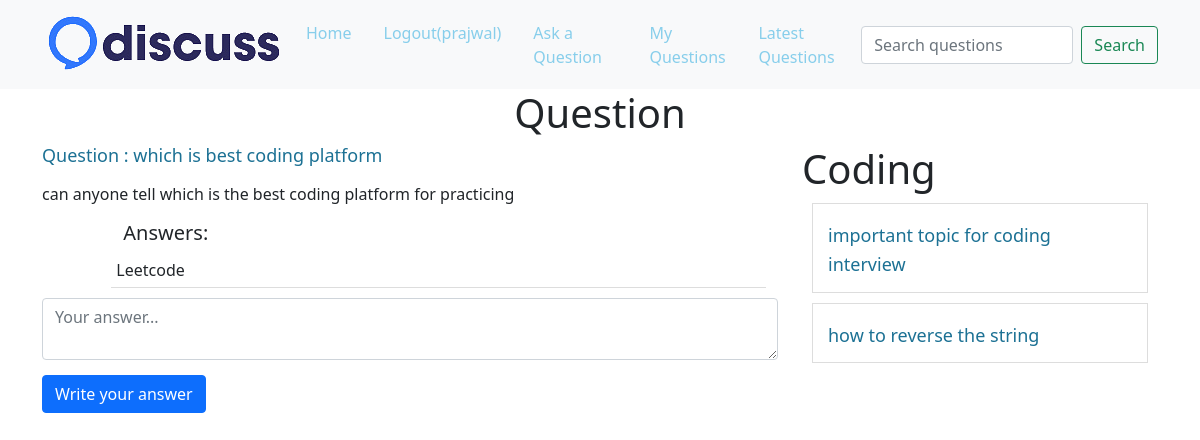
The page /?q-id=6 (signed in) on the database its author committed.
### tables this page shows
CREATE TABLE `questions` (
  `id` int(10) NOT NULL,
  `title` varchar(100) NOT NULL,
  `description` varchar(300) NOT NULL,
  `category_id` int(10) NOT NULL,
  `user_id` int(10) NOT NULL
);

CREATE TABLE `answers` (
  `id` int(10) NOT NULL,
  `answer` varchar(300) NOT NULL,
  `question_id` int(10) NOT NULL,
  `user_id` int(10) NOT NULL
);

CREATE TABLE `category` (
  `id` int(30) NOT NULL,
  `name` varchar(100) NOT NULL
);

### client/question-details.php (the view, shortened to what this page needs)
<div class="container">
    <h1 class="heading">Question</h1>
    <div class="row">
        <div class="col-8">
            <?php
            include("./common/db.php");
            $query = "select * from questions where id =$qid";
            $result = $conn->query($query);
            $row = $result->fetch_assoc();
            $cid = $row['category_id'];
            echo "<h4 class='margin-bottom-15 question-title'>Question : " . $row['title'] . "</h4>
    <p class='margin-bottom-15'>" . $row['description'] . "</p>";
            include("answers.php");
            ?>
           <form action="./server/requests.php" method="post">
    <textarea name="answer" class="form-control margin-bottom-15" placeholder="Your answer..."></textarea>
    <button type="submit" class="btn btn-primary">Write your answer</button>
</form>
        </div>
        <div class="col-4">
            <?php
            $categoryQuery = "select name from category where id=$cid";
            $categoryResult = $conn->query($categoryQuery);
            $categoryRow = $categoryResult->fetch_assoc();
            echo "<h1>" . ucfirst($categoryRow['name']) . "</h1>";
            $query = "select * from questions where category_id=$cid and id!=$qid";
            $result = $conn->query($query);
            foreach ($result as $row) {
                $id = $row['id'];
                $title = $row['title'];
                echo "<div class='question-list'>
                <h4><a href=?q-id=$id>$title</a></h4>
                </div>";
            }
            ?>
        </div>
    </div>
</div>

### client/answers.php
<div class="container">
    <div class="offset-sm-1">
<h5>Answers:</h5>
<?php
$query="select * from answers where question_id=$qid";
$result= $conn->query($query);
foreach ($result as $row) {
    $answer= $row['answer'];
echo "<div class='row'>
<p class='answer-wrapper'>$answer</p>
</div>";
}
?>
</div>
</div>

### public/style.css (style rules this page uses)
a { color: skyblue !important; }
.heading { text-align: center; }
.margin-bottom-15 { margin-bottom: 15px; }
.question-list { border: 1px solid #ddd; padding: 15px; margin: 10px; }
.question-list h4 { margin: 0; padding: 0; }
.question-list a,.question-title { font-size: 18px; text-decoration: none; color: #1c7194 !important; }
.answer-wrapper { border-bottom: 1px solid #ddd; margin-bottom: 10px; padding: 5px; }

### rows shown on the page
questions: title "which is best coding platform", description "can anyone tell which is the best coding platform for practicing"
answers: answer "Leetcode"
category: name "Coding"
questions: title "important topic for coding interview"
questions: title "how to reverse the string"

### other values the page prints
$_SESSION['user']['username'] "prajwal"
